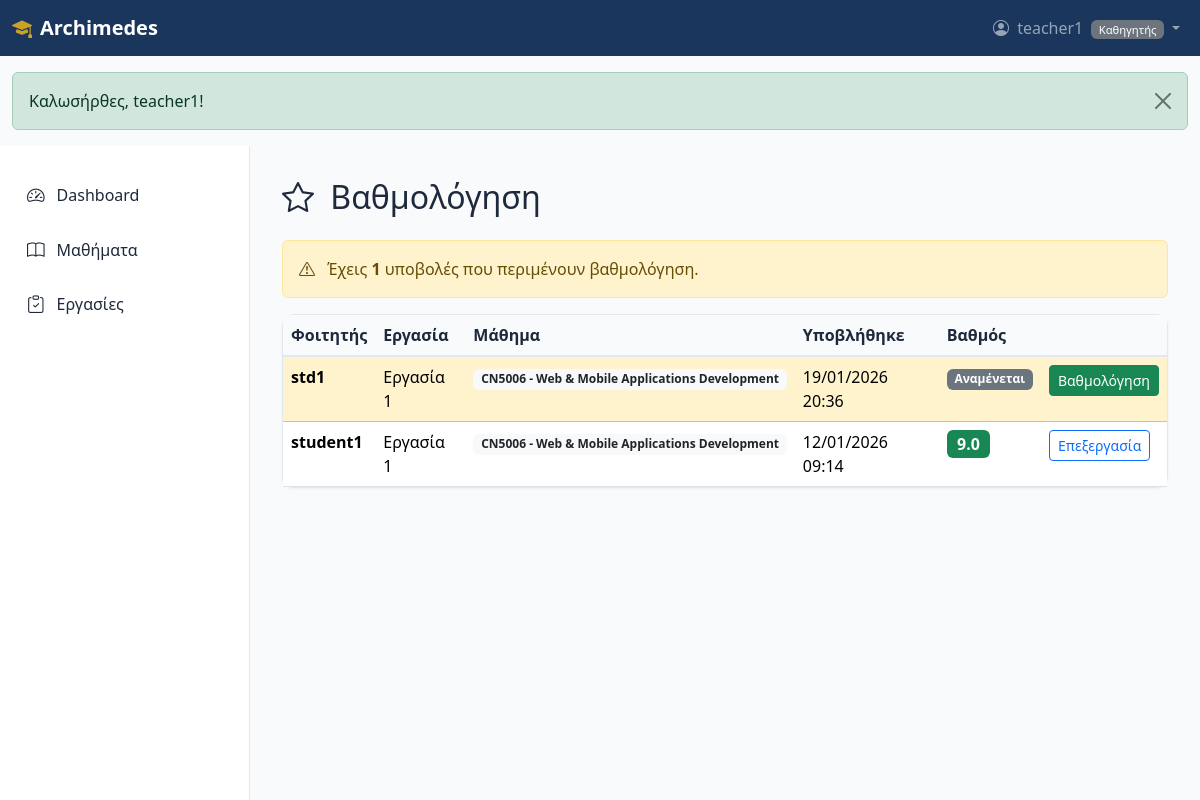
Page /dashboard/grades/index.php (signed in) on the committed database.
### tables this page shows
CREATE TABLE `submissions` (
  `id` int(11) NOT NULL AUTO_INCREMENT,
  `assignment_id` int(11) NOT NULL,
  `student_id` int(11) NOT NULL,
  `file_path` varchar(500) DEFAULT NULL,
  `comments` text DEFAULT NULL,
  `grade` decimal(5,2) DEFAULT NULL,
  `graded_at` datetime DEFAULT NULL,
  `graded_by` int(11) DEFAULT NULL,
  `submitted_at` timestamp NULL DEFAULT current_timestamp(),
  PRIMARY KEY (`id`),
  UNIQUE KEY `unique_submission` (`assignment_id`,`student_id`),
  KEY `graded_by` (`graded_by`),
  KEY `idx_submissions_student` (`student_id`),
  CONSTRAINT `submissions_ibfk_1` FOREIGN KEY (`assignment_id`) REFERENCES `assignments` (`id`) ON DELETE CASCADE,
  CONSTRAINT `submissions_ibfk_2` FOREIGN KEY (`student_id`) REFERENCES `users` (`id`) ON DELETE CASCADE,
  CONSTRAINT `submissions_ibfk_3` FOREIGN KEY (`graded_by`) REFERENCES `users` (`id`) ON DELETE SET NULL
);

CREATE TABLE `users` (
  `id` int(11) NOT NULL AUTO_INCREMENT,
  `username` varchar(100) NOT NULL,
  `email` varchar(255) NOT NULL,
  `password` varchar(255) NOT NULL,
  `role_id` int(11) NOT NULL,
  `created_at` timestamp NULL DEFAULT current_timestamp(),
  PRIMARY KEY (`id`),
  UNIQUE KEY `email` (`email`),
  KEY `role_id` (`role_id`),
  KEY `idx_users_email` (`email`),
  CONSTRAINT `users_ibfk_1` FOREIGN KEY (`role_id`) REFERENCES `roles` (`id`)
);

CREATE TABLE `assignments` (
  `id` int(11) NOT NULL AUTO_INCREMENT,
  `course_id` int(11) NOT NULL,
  `title` varchar(255) NOT NULL,
  `description` text DEFAULT NULL,
  `due_date` datetime DEFAULT NULL,
  `created_at` timestamp NULL DEFAULT current_timestamp(),
  PRIMARY KEY (`id`),
  KEY `course_id` (`course_id`),
  CONSTRAINT `assignments_ibfk_1` FOREIGN KEY (`course_id`) REFERENCES `courses` (`id`) ON DELETE CASCADE
);

CREATE TABLE `courses` (
  `id` int(11) NOT NULL AUTO_INCREMENT,
  `teacher_id` int(11) NOT NULL,
  `name` varchar(255) NOT NULL,
  `description` text DEFAULT NULL,
  `created_at` timestamp NULL DEFAULT current_timestamp(),
  PRIMARY KEY (`id`),
  KEY `teacher_id` (`teacher_id`),
  CONSTRAINT `courses_ibfk_1` FOREIGN KEY (`teacher_id`) REFERENCES `users` (`id`) ON DELETE CASCADE
);

### includes/functions.php (called while the page is built, shortened)
<?php
function e(string $str): string {
    return htmlspecialchars($str, ENT_QUOTES, 'UTF-8');
}
function baseUrl(): string {
    $protocol = isset($_SERVER['HTTPS']) && $_SERVER['HTTPS'] === 'on' ? 'https' : 'http';
    $host = $_SERVER['HTTP_HOST'];
    $scriptPath = dirname($_SERVER['SCRIPT_NAME']);
    $basePath = preg_replace('#/(?:auth|dashboard|dashboard/.+)$#', '', $scriptPath);
    return $protocol . '://' . $host . $basePath;
}
function asset(string $path): string {
    return baseUrl() . '/assets/' . ltrim($path, '/');
}
function url(string $path): string {
    return baseUrl() . '/' . ltrim($path, '/');
}
function formatDate(?string $date, string $format = 'd/m/Y H:i'): string {
    $dt = new DateTime($date);
    return $dt->format($format);
}
function gradeColor(?float $grade): string {
    if ($grade >= 8.5) {
        return 'success';
    }
    return 'danger';
}

### includes/auth.php (called while the page is built, shortened)
<?php
function getUsername(): ?string {
    return $_SESSION['username'] ?? null;
}
function getRoleId(): ?int {
    return $_SESSION['role_id'] ?? null;
}
function isStudent(): bool {
    return getRoleId() === 1;
}
function isTeacher(): bool {
    return getRoleId() === 2;
}
function getFlash(): ?array {
    $flash = $_SESSION['flash'] ?? null;
    return $flash;
}

### dashboard/grades/index.php (the view, shortened to what this page needs)
<?php
$currentPage = 'grades';
require_once __DIR__ . '/../../includes/dashboard_header.php';
$db = getDB();
$userId = getUserId();
if (isStudent()) {
    $stmt = $db->prepare('
        SELECT s.*, a.title as assignment_title, c.name as course_name
        FROM submissions s
        JOIN assignments a ON s.assignment_id = a.id
        JOIN courses c ON a.course_id = c.id
        WHERE s.student_id = ?
        ORDER BY s.graded_at DESC, s.submitted_at DESC
    ');
    $stmt->execute([$userId]);
    $submissions = $stmt->fetchAll();
    $graded = array_filter($submissions, fn($s) => $s['grade'] !== null);
    $avgGrade =
        count($graded) > 0 ? array_sum(array_column($graded, 'grade')) / count($graded) : null;
} else {
    $stmt = $db->prepare('
        SELECT s.*, u.username, u.email, a.title as assignment_title, c.name as course_name
        FROM submissions s
        JOIN users u ON s.student_id = u.id
        JOIN assignments a ON s.assignment_id = a.id
        JOIN courses c ON a.course_id = c.id
        WHERE c.teacher_id = ?
        ORDER BY
            CASE WHEN s.grade IS NULL THEN 0 ELSE 1 END,
            s.submitted_at DESC
    ');
    $stmt->execute([$userId]);
    $submissions = $stmt->fetchAll();
    $pendingCount = count(array_filter($submissions, fn($s) => $s['grade'] === null));
}
?>
<h2 class="mb-4">
    <i class="bi bi-star me-2"></i>
    <?= isStudent() ? 'Οι Βαθμοί μου' : 'Βαθμολόγηση' ?>
</h2>
<?php if (isStudent()): ?>
    <div class="row g-4 mb-4">
        <div class="col-md-4">
            <div class="stat-card">
                <div class="stat-number"><?= count($submissions) ?></div>
                <div class="stat-label">Υποβολές</div>
            </div>
        </div>
        <div class="col-md-4">
            <div class="stat-card gold">
                <div class="stat-number"><?= count($graded) ?></div>
                <div class="stat-label">Βαθμολογημένες</div>
            </div>
        </div>
        <div class="col-md-4">
            <div class="stat-card success">
                <div class="stat-number"><?= $avgGrade ? number_format($avgGrade, 1) : '-' ?></div>
                <div class="stat-label">Μέσος Όρος</div>
            </div>
        </div>
    </div>
<?php else: ?>
    <?php if ($pendingCount > 0): ?>
        <div class="alert alert-warning">
            <i class="bi bi-exclamation-triangle me-2"></i>
            Έχεις <strong><?= $pendingCount ?></strong> υποβολές που περιμένουν βαθμολόγηση.
        </div>
    <?php endif; ?>
<?php endif; ?>
<?php if (empty($submissions)): ?>
    <div class="alert alert-info">
        <?php if (isStudent()): ?>
            Δεν έχεις κάνει υποβολές ακόμα.
        <?php else: ?>
            Δεν υπάρχουν υποβολές από τους φοιτητές σου.
        <?php endif; ?>
    </div>
<?php else: ?>
    <div class="card">
        <div class="table-responsive">
            <table class="table table-hover mb-0">
                <thead>
                    <tr>
                        <?php if (isTeacher()): ?>
                            <th>Φοιτητής</th>
                        <?php endif; ?>
                        <th>Εργασία</th>
                        <th>Μάθημα</th>
                        <th>Υποβλήθηκε</th>
                        <th>Βαθμός</th>
                        <?php if (isTeacher()): ?>
                            <th></th>
                        <?php endif; ?>
                    </tr>
                </thead>
                <tbody>
                    <?php foreach ($submissions as $sub): ?>
                        <tr class="<?= $sub['grade'] === null ? 'table-warning' : '' ?>">
                            <?php if (isTeacher()): ?>
                                <td>
                                    <strong><?= e($sub['username']) ?></strong>
                                </td>
                            <?php endif; ?>
                            <td><?= e($sub['assignment_title']) ?></td>
                            <td>
                                <span class="badge bg-light text-dark">
                                    <?= e($sub['course_name']) ?>
                                </span>
                            </td>
                            <td><?= formatDate($sub['submitted_at']) ?></td>
                            <td>
                                <?php if ($sub['grade'] !== null): ?>
                                    <span class="badge bg-<?= gradeColor($sub['grade']) ?> fs-6">
                                        <?= number_format($sub['grade'], 1) ?>
                                    </span>
                                <?php else: ?>
                                    <span class="badge bg-secondary">Αναμένεται</span>
                                <?php endif; ?>
                            </td>
                            <?php if (isTeacher()): ?>
                                <td>
                                    <a href="<?= url(
                                        'dashboard/grades/grade.php?id=' . $sub['id'],
                                    ) ?>"
                                       class="btn btn-sm <?= $sub['grade'] === null
                                           ? 'btn-success'
                                           : 'btn-outline-primary' ?>">
                                        <?= $sub['grade'] === null
                                            ? 'Βαθμολόγηση'
                                            : 'Επεξεργασία' ?>
                                    </a>
                                </td>
                            <?php endif; ?>
                        </tr>
                    <?php endforeach; ?>
                </tbody>
            </table>
        </div>
    </div>
<?php endif; ?>
<?php require_once __DIR__ . '/../../includes/dashboard_footer.php'; ?>

### includes/dashboard_header.php (shortened to what this page needs)
<?php
require_once __DIR__ . '/auth.php';
require_once __DIR__ . '/functions.php';
$currentPage = $currentPage ?? 'dashboard';
?>
<!DOCTYPE html>
<html lang="el">
<head>
    <link href="https://cdn.jsdelivr.net/npm/bootstrap@5.3.2/dist/css/bootstrap.min.css" rel="stylesheet">
    <link href="https://cdn.jsdelivr.net/npm/bootstrap-icons@1.11.1/font/bootstrap-icons.css" rel="stylesheet">
    <link rel="stylesheet" href="<?= asset('css/app.css') ?>">
</head>
<body>
    <nav class="navbar navbar-expand-lg navbar-dark bg-primary sticky-top">
        <div class="container-fluid">
            <a class="navbar-brand d-flex align-items-center" href="<?= url('') ?>">
                <i class="bi bi-mortarboard-fill me-2"></i>
                <span>Archimedes</span>
            </a>
            <div class="collapse navbar-collapse" id="navbarNav">
                <ul class="navbar-nav ms-auto">
                    <li class="nav-item dropdown">
                        <a class="nav-link dropdown-toggle" href="#" data-bs-toggle="dropdown">
                            <i class="bi bi-person-circle me-1"></i>
                            <?= e(getUsername()) ?>
                            <span class="badge bg-secondary ms-1">
                                <?= isTeacher() ? 'Καθηγητής' : 'Φοιτητής' ?>
                            </span>
                        </a>
                    </li>
                </ul>
            </div>
        </div>
    </nav>
    <?php if ($flash = getFlash()): ?>
    <div class="container-fluid mt-3">
        <div class="alert alert-<?= $flash['type'] === 'error'
            ? 'danger'
            : e($flash['type']) ?> alert-dismissible fade show">
            <?= e($flash['message']) ?>
            <button type="button" class="btn-close" data-bs-dismiss="alert"></button>
        </div>
    </div>
    <?php endif; ?>
    <div class="dashboard-container">
        <aside class="sidebar d-none d-md-block">
            <ul class="sidebar-nav">
                <li>
                    <a href="<?= url('dashboard/') ?>" class="<?= $currentPage === 'dashboard'
    ? 'active'
    : '' ?>">
                        <i class="bi bi-speedometer2"></i>Dashboard
                    </a>
                </li>
                <li>
                    <a href="<?= url('dashboard/courses/') ?>" class="<?= $currentPage === 'courses'
    ? 'active'
    : '' ?>">
                        <i class="bi bi-book"></i>Μαθήματα
                    </a>
                </li>
                <li>
                    <a href="<?= url('dashboard/assignments/') ?>" class="<?= $currentPage ===
'assignments'
    ? 'active'
    : '' ?>">
                        <i class="bi bi-clipboard-check"></i>Εργασίες
                    </a>
                </li>
            </ul>
        </aside>
        <div class="dashboard-content">

### includes/dashboard_footer.php (shortened to what this page needs)
           </div>
    </div>
</body>
</html>

### assets/css/app.css (style rules this page uses)
:root { --primary: #1a365d; --primary-dark: #0f2442; --primary-light: #2d4a7c; --secondary: #c9a227; --secondary-light: #d4b84a; --secondary-dark: #a68620; --accent: #2563eb; --success: #059669; --danger: #dc2626; --warning: #d97706; --bg-light: #f8fafc; --text-dark: #1e293b; --text-muted: #64748b; --border-color: #e2e8f0; }
.bg-primary { background-color: var(--primary) !important; }
a { color: var(--accent); }
html { scroll-behavior: smooth; }
body { font-family: 'Segoe UI', system-ui, -apple-system, sans-serif; background-color: var(--bg-light); color: var(--text-dark); }
.navbar-brand { font-weight: 600; font-size: 1.25rem; }
.navbar-brand i { color: var(--secondary); }
.navbar .badge { font-size: 0.7rem; font-weight: 500; }
.card { border: 1px solid var(--border-color); border-radius: 0.75rem; box-shadow: 0 1px 3px rgba(0, 0, 0, 0.05); }
body:has(.dashboard-container) { min-height: 100vh; display: flex; flex-direction: column; }
body:has(.dashboard-container) .dashboard-container { flex: 1; }
.dashboard-container { display: flex; }
.sidebar { width: 250px; background: white; border-right: 1px solid var(--border-color); padding: 1.5rem 0; min-height: 100%; align-self: stretch; }
.sidebar-nav { list-style: none; padding: 0; margin: 0; }
.sidebar-nav li { margin-bottom: 0.25rem; }
.sidebar-nav a { display: flex; align-items: center; padding: 0.75rem 1.5rem; color: var(--text-dark); text-decoration: none; transition: all 0.2s; border-left: 3px solid transparent; }
.sidebar-nav a i { margin-right: 0.75rem; font-size: 1.1rem; }
.dashboard-content { flex: 1; padding: 2rem; }
.table th { background-color: var(--bg-light); font-weight: 600; color: var(--text-dark); border-bottom: 2px solid var(--border-color); }

### rows in the picture
submissions: student.username "std1", assignment.title "Εργασία 1", courses.name "CN5006 - Web & Mobile Applications Development", submitted_at "19/01/2026 20:36", shows "Αναμένεται", shows "Βαθμολόγηση"
submissions: student.username "student1", assignment.title "Εργασία 1", courses.name "CN5006 - Web & Mobile Applications Development", submitted_at "12/01/2026 09:14", grade "9.0", shows "Επεξεργασία"

### other values in the picture
getUsername() "teacher1"
$flash['message'] "Καλωσήρθες, teacher1!"
$pendingCount "1"
